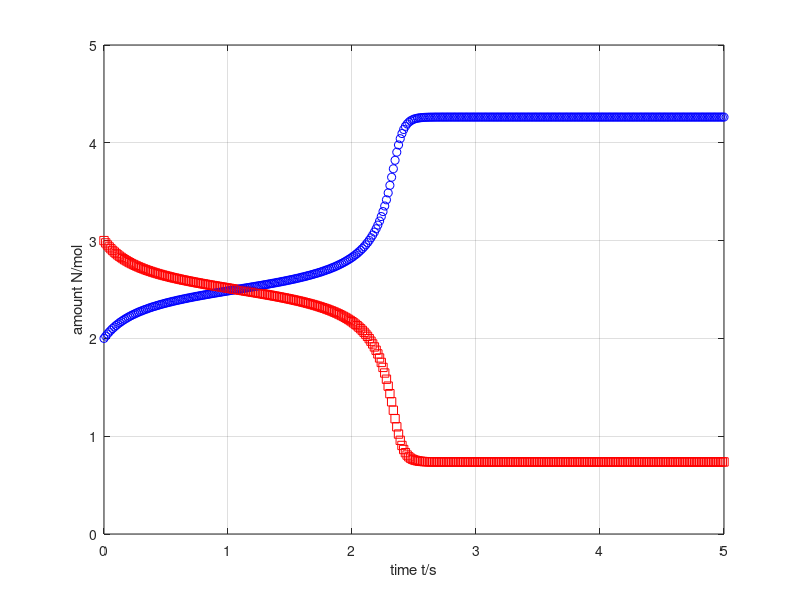

MATLAB code to generate this figure:
%%% Numerical time integration of imaginary chemical reaction

%% Constants
lambda = 6.283; % s^-1: conversion rate

%% Initial conditions
t = 0; % s: initial time
Nu = 2; % mol: volume content substance u
Nv = 3; % mol: volume content substance v

%% Boundary conditions
Ju = 0; % mol/s: influx substance u
Jv = 0; % mol/s: influx substance v

%% Time-iteration parameters
t1 = 5; % s: duration of time integration
dt = 0.0001; % s: time step %@

%% Plotting
dtplot = t1/360; % time interval between plots
tplot = dtplot; % time for next plot
clf;
plot(t, Nu, 'ob')
xlim([0, t1]);
xlabel('time t/s');
ylabel('amount N/mol');
grid on;
hold on;
plot(t, Nv, 'sr') %@

%% Numerical time integration
while t < t1
  %% constitutive relations
  Au = -lambda * sin(Nv * Nu);
  Av = lambda * sin(Nv * Nu);

  %% balances
  Nu = Nu + (Ju + Au) * dt;
  Nv = Nv + (Jv + Av) * dt;
  t = t + dt; %@

  %% plot
  if t > tplot;
    plot(t, Nu, 'ob')
    plot(t, Nv, 'sr')
    pause(0)
    tplot = tplot + dtplot;
  end %@
end
